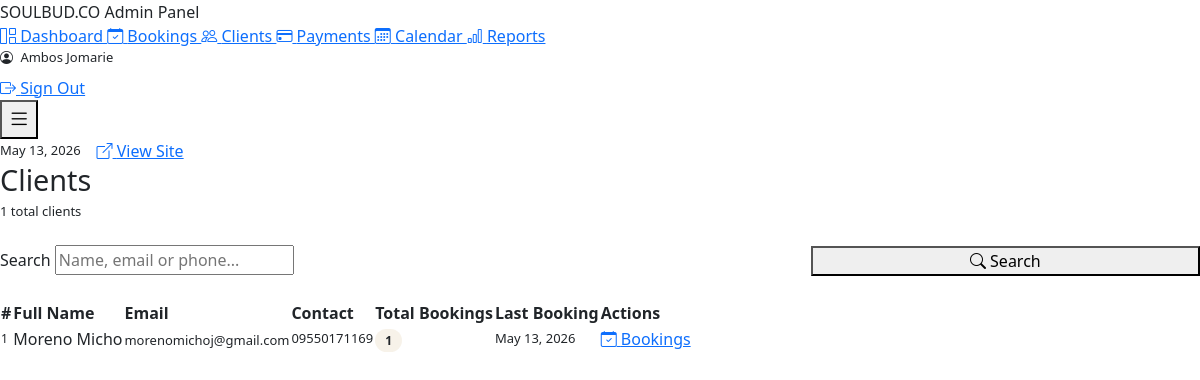
/admin/pages/clients.php (signed in), run on the app's committed database.
### tables this page shows
CREATE TABLE `clients` (
  `id` int(10) UNSIGNED NOT NULL,
  `full_name` varchar(150) NOT NULL,
  `email` varchar(191) NOT NULL,
  `contact_number` varchar(30) NOT NULL,
  `created_at` timestamp NOT NULL DEFAULT current_timestamp()
);

### admin/pages/clients.php (the view, shortened to what this page needs)
<?php
$pdo       = db();
$search  = trim($_GET['q']    ?? '');
$page    = max(1, (int)($_GET['page'] ?? 1));
$perPage = 20;
$offset  = ($page - 1) * $perPage;
$where  = '1=1';
$params = [];
$totalStmt = $pdo->prepare("SELECT COUNT(*) FROM clients c WHERE $where");
$totalStmt->execute($params);
$total = (int)$totalStmt->fetchColumn();
$stmt = $pdo->prepare("
    SELECT c.*,
           COUNT(b.id) AS total_bookings,
           MAX(b.created_at) AS last_booking
    FROM clients c
    LEFT JOIN bookings b ON b.client_id = c.id
    WHERE $where
    GROUP BY c.id
    ORDER BY c.created_at DESC
    LIMIT ? OFFSET ?
");
$stmt->execute([...$params, $perPage, $offset]);
$clients = $stmt->fetchAll();
require_once __DIR__ . '/../includes/header.php';
?>
<main class="sb-admin-main">
  <div class="d-flex justify-content-between align-items-center mb-4">
    <div>
      <h1 style="font-size:1.8rem;color:var(--gold);margin:0;">Clients</h1>
      <p style="color:var(--text-dim);font-size:13px;margin:4px 0 0;"><?= $total ?> total clients</p>
    </div>
  </div>
  <div class="sb-card mb-4">
    <form method="GET" class="row g-3 align-items-end">
      <div class="col-md-8">
        <label class="subtitle mb-1">Search</label>
        <input type="text" name="q" class="sb-input" placeholder="Name, email or phone..."
               value="<?= htmlspecialchars($search) ?>">
      </div>
      <div class="col-md-4 d-flex gap-2">
        <button type="submit" class="btn-gold" style="flex:1;justify-content:center;">
          <i class="bi bi-search"></i> Search
        </button>
      </div>
    </form>
  </div>
  <div class="sb-card">
    <div style="overflow-x:auto;">
      <table class="sb-table">
        <thead>
          <tr>
            <th>#</th>
            <th>Full Name</th>
            <th>Email</th>
            <th>Contact</th>
            <th>Total Bookings</th>
            <th>Last Booking</th>
            <th>Actions</th>
          </tr>
        </thead>
        <tbody>
          <?php foreach ($clients as $i => $c): ?>
          <tr>
            <td style="color:var(--text-dim);font-size:12px;"><?= $offset + $i + 1 ?></td>
            <td style="font-weight:500;"><?= htmlspecialchars($c['full_name']) ?></td>
            <td>
              <a href="mailto:<?= htmlspecialchars($c['email']) ?>"
                 style="color:var(--gold);text-decoration:none;font-size:13px;">
                <?= htmlspecialchars($c['email']) ?>
              </a>
            </td>
            <td style="font-size:13px;color:var(--text-muted);"><?= htmlspecialchars($c['contact_number']) ?></td>
            <td>
              <span style="background:rgba(201,169,110,.15);color:var(--gold);padding:3px 10px;border-radius:20px;font-size:12px;font-weight:600;">
                <?= $c['total_bookings'] ?>
              </span>
            </td>
            <td style="font-size:13px;color:var(--text-muted);">
              <?= $c['last_booking'] ? date('M j, Y', strtotime($c['last_booking'])) : '—' ?>
            </td>
            <td>
              <a href="<?= APP_URL ?>/admin/pages/bookings.php?q=<?= urlencode($c['email']) ?>"
                 class="btn-outline btn-sm">
                <i class="bi bi-calendar-check"></i> Bookings
              </a>
            </td>
          </tr>
          <?php endforeach; ?>
        </tbody>
      </table>
    </div>
  </div>
</main>
</div>
</body></html>

### data on the page
clients: i "1", full_name "Moreno Micho", email "morenomichoj@gmail.com", contact_number "09550171169", total_bookings "1", last_booking "May 13, 2026"

### other printed values
$adminUser['full_name'] "Ambos Jomarie"
$total "1"
